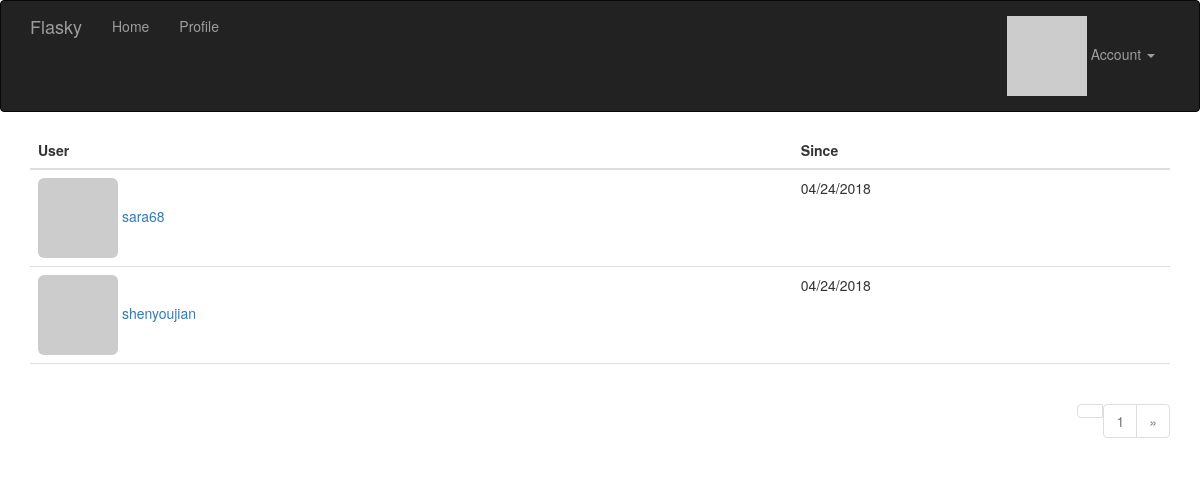
Screenshot of /followers/donna80 (signed in) with the database file from the repository.
### app/models.py (models this page shows, shortened)
class User(UserMixin, db.Model):
    __tablename__ = 'users'
    id = db.Column(db.Integer, primary_key=True)
    email = db.Column(db.String(64), unique=True, index=True)
    username = db.Column(db.String(64), unique=True, index=True)
    password_hash = db.Column(db.String(128))
    confirmed = db.Column(db.Boolean, default=False)
    name = db.Column(db.String(64))
    location = db.Column(db.String(64))
    about_me = db.Column(db.Text())
    member_since = db.Column(db.DateTime(), default=datetime.utcnow)
    last_seen = db.Column(db.DateTime(), default=datetime.utcnow)
    avatar_hash = db.Column(db.String(32))
    role_id = db.Column(db.Integer, db.ForeignKey('roles.id'))
    posts = db.relationship('Post', backref='author', lazy='dynamic')
    followed = db.relationship('Follow', foreign_keys=[Follow.follower_id],
                         backref=db.backref('follower', lazy='joined'),
                         lazy='dynamic',
                         cascade='all, delete-orphan')
    followers = db.relationship('Follow', foreign_keys=[Follow.followed_id],
                         backref=db.backref('followed', lazy='joined'),
                         lazy='dynamic',
                         cascade='all, delete-orphan')
    @property
    def password(self):
        raise AttributeError('password is not a readable attribute')
    def ping(self):                                                     # 刷新用户的最后访问时间
        self.last_seen = datetime.utcnow()
        db.session.add(self)
    def gravatar(self, size=100, default='identicon', rating='g'):
        url = 'https://secure.gravatar.com/avatar'
        hash = self.avatar_hash or self.gravatar_hash()
        return '{url}/{hash}?s={size}&d={default}&r={rating}'.format(
            url=url, hash=hash, size=size, default=default, rating=rating)

class Follow(db.Model):
    __tablename__ = 'follows'
    follower_id = db.Column(db.Integer, db.ForeignKey('users.id'), primary_key=True)    # 关注者id
    followed_id = db.Column(db.Integer, db.ForeignKey('users.id'), primary_key=True)    # 被关注者id
    timestamp = db.Column(db.DateTime, default=datetime.utcnow)

### app/main/views.py (the view)
@main.route('/followers/<username>')
def followers(username):
    user = User.query.filter_by(username=username).first()
    if user is None:
        flash('Invalid user.')
        return redirect(url_for('.index'))
    page = request.args.get('page', 1, type=int)
    pagination = user.followers.paginate(
        page, per_page=current_app.config['FLASKY_FOLLOWERS_PER_PAGE'],
        error_out=False)
    follows = [{'user': item.follower, 'timestamp': item.timestamp}
               for item in pagination.items]
    return render_template('followers.html', user=user, title='Followers of', endpoint='.followers',
                           pagination=pagination, follows=follows)

### app/auth/views.py (called while the page is built)
@auth.before_app_request                                                    # 8、全局请求的钩子，处理程序中过滤未确认的账户
def before_request():                                                       # 登录但却没有确认的用户只显示一个页面unconfig.html
    if current_user.is_authenticated :
        current_user.ping()                                                 # 更新已登录用户的访问时间
        if not current_user.confirmed \
                and request.endpoint[:5] != 'auth.' :
            return redirect(url_for('auth.unconfirmed'))

### app/main/__init__.py (called while the page is built)
@main.app_context_processor
def inject_permissions():
    return dict(Permission=Permission)

### app/models.py (called while the page is built)
@login_manager.user_loader                                              # 加载用户的回调函数
def load_user(user_id):
    return User.query.get(int(user_id))

### app/templates/followers.html (shortened to what this page needs)
{% extends "base.html" %}
{% import "_macros.html" as macros %}
{% block page_content %}
<table class="table table-hover followers">
    <thead><tr><th>User</th><th>Since</th></tr></thead>
    {% for follow in follows %}
    {% if follow.user != user %}
    <tr>
        <td>
            <a href="{{ url_for('.user', username = follow.user.username) }}">
                <img class="img-rounded" src="{{ follow.user.gravatar(size=32) }}">
                {{ follow.user.username }}
            </a>
        </td>
        <td>{{ moment(follow.timestamp).format('L') }}</td>
    </tr>
    {% endif %}
    {% endfor %}
</table>
<div class="pagination">
    {{ macros.pagination_widget(pagination, endpoint, username = user.username) }}
</div>
{% endblock %}

### app/static/styles.css (style rules this page uses)
div.pagination { width: 100%; text-align: right; padding: 0px; margin: 0px; }
.table.followers tr { border-bottom: 1px solid #e0e0e0; }

### rows the page displays
User: user.username "sara68"
Follow: timestamp "04/24/2018"
User: user.username "shenyoujian"
Follow: timestamp "04/24/2018"

### other values shown
{{ p }} "1"
